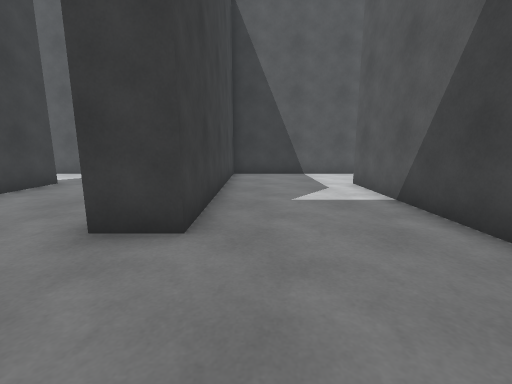
view 1 (above)

15 first-person views from a walk through a 3-D level made in the Unity game engine. The camera is 1.2 m above the floor, tilts 10° down and sees 90° across. The floor is counted in squares, 1 m on a side. Each view is taken from the middle of a square. On the plan, view 1 faces up. The plan holds only what a view shows up to about 12 squares ahead; the rest is blank. The place goes on beyond the plan.

view 2
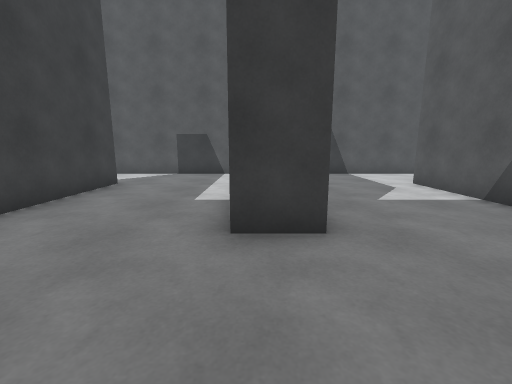

view 3
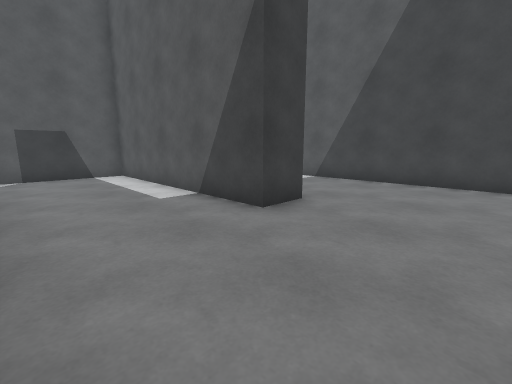

view 4
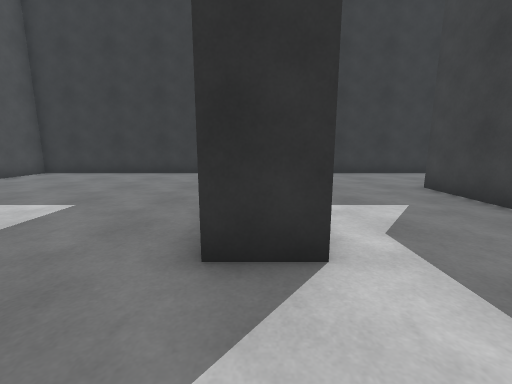

view 5
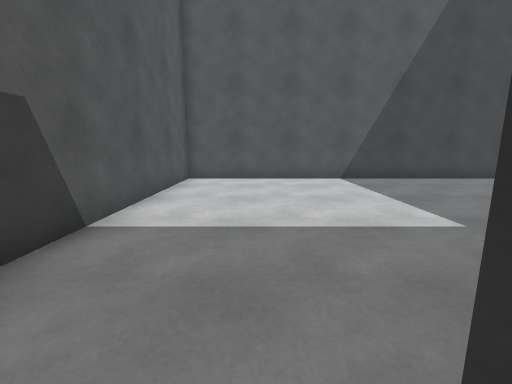

view 6
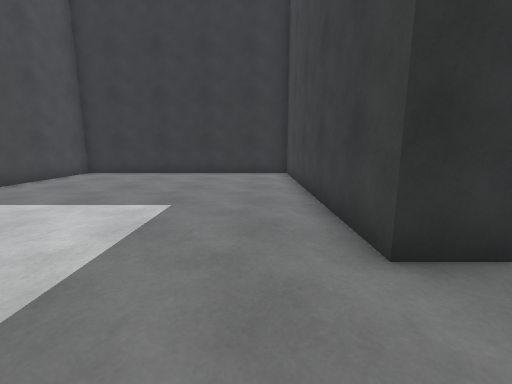

view 7
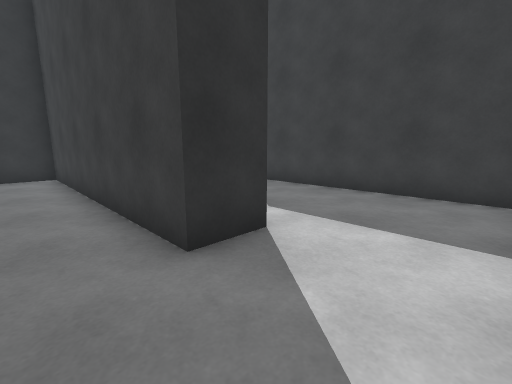

view 8
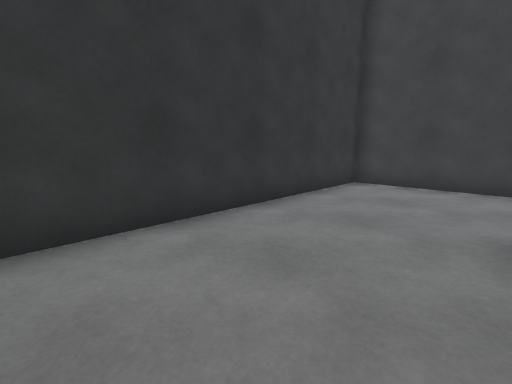

view 9
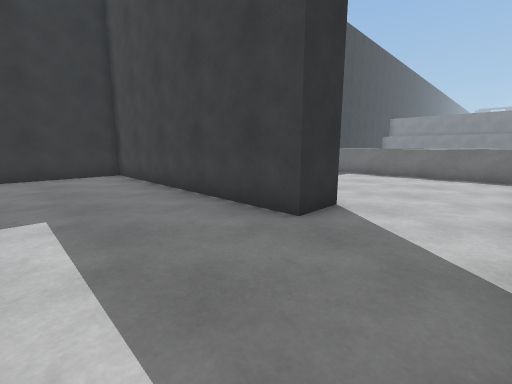

view 10
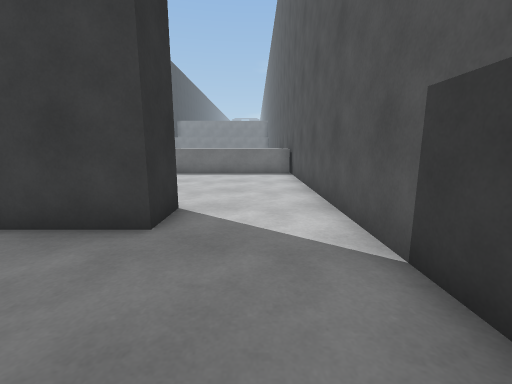

view 11
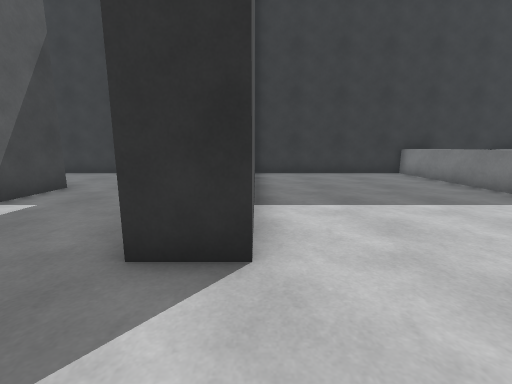

view 12
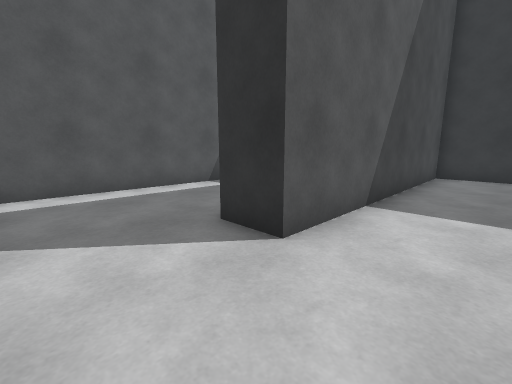

view 13
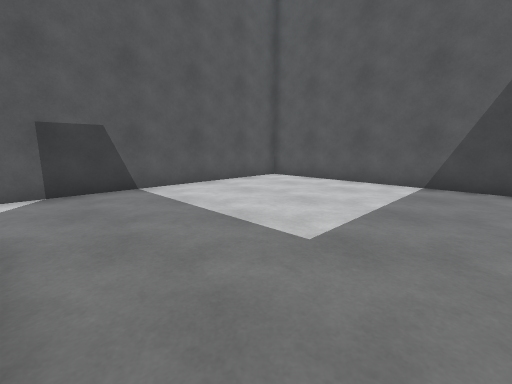

view 14
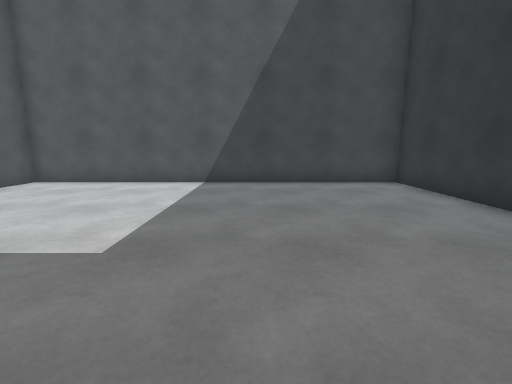

view 15
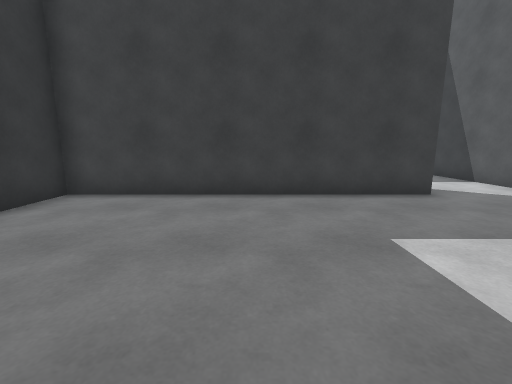

### Floor plan
Key: @ floor where view 1 was taken; # wall or solid block; . floor; ^ raised ledge.
Columns run from 17 left of view 1 to 14 right of it. Each row starts with its distance up from view 1.
 12   ##############################
 11   ^............##..............#
 10  ^^............##..............#
  9   ^............##..............#
  8   ^......##....##...##.........#
  7   ^......##....##...##.........#
  6   ^......##....##...##.........#
  5   ^......##....##...##.........#
  4   ^......##....##...##.........#
  3   ^......##.........##.........#
  2   ^......##.........##.........#
  1   ^......##.........##.........#
  0   ^......##......@..##.........#
 -1 ################################

Positions as (right, up) in squares from view 1, and headings:
1: (0, 0), facing up
2: (-2, 0), facing up
3: (-6, 0), facing up-right
4: (4, 11), facing down
5: (4, 9), facing right
6: (6, 11), facing down
7: (6, 11), facing down-left
8: (2, 3), facing down-left
9: (-3, 11), facing down-left
10: (-3, 10), facing left
11: (-8, 11), facing down
12: (-10, 11), facing down-right
13: (5, 4), facing up-right
14: (5, 4), facing right
15: (11, 4), facing left
